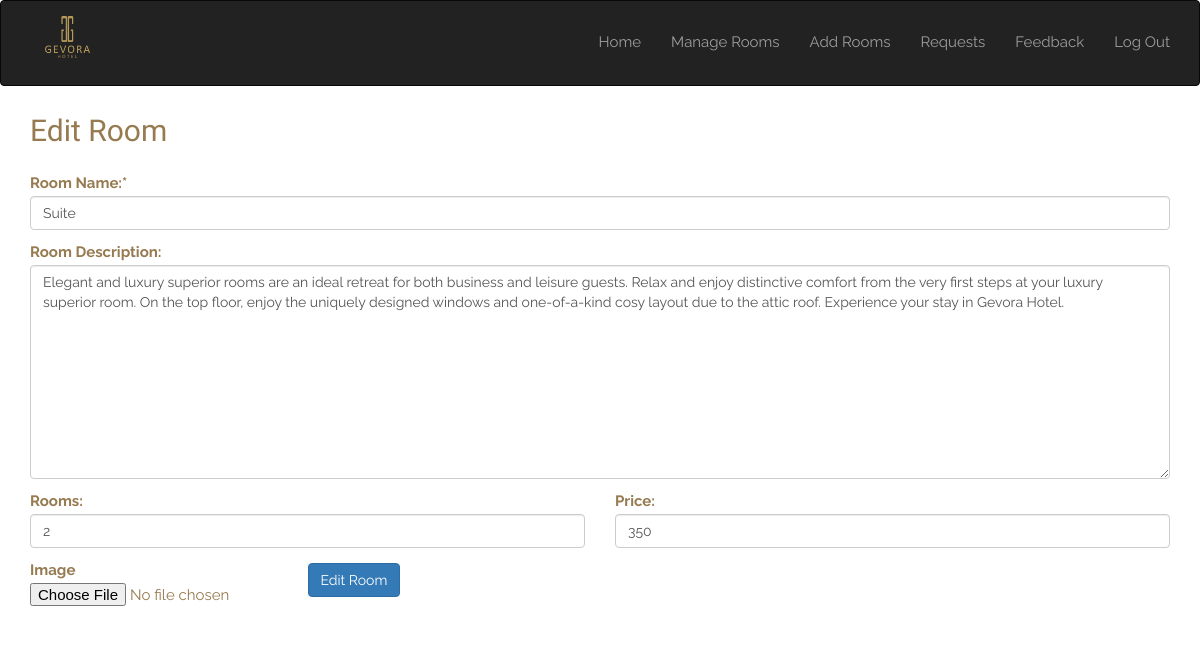
Screenshot of /edit-room.php?id=4 with the database file from the repository.
### tables this page shows
CREATE TABLE `rooms` (
  `id` int(10) NOT NULL,
  `title` varchar(200) NOT NULL,
  `description` varchar(50000) NOT NULL,
  `size` varchar(10) NOT NULL,
  `price` varchar(10) NOT NULL,
  `image1` varchar(20) NOT NULL
);

### edit-room.php (the view, shortened to what this page needs)
  </head>
  <body>
    <div id="wrapper">
<?php require_once('header-admin.php');?>
        <div class="container-fluid body-section container">
            <div class="row">
                <div class="col-md-12">
                    <h2>Edit Room</h2>
                    <?php
                    require_once('db.php');
                    if(isset($_GET['id'])){
                        $t_id = $_GET['id'];
                        $q = "SELECT * FROM rooms WHERE rooms.id = $t_id";
                        $r = mysqli_query($con, $q);
                        $row = mysqli_fetch_array($r);
                        $title = $row['title'];
                        $post_data = $row['description'];
                        $size = $row['size'];
                        $price = $row['price'];
                    }
                    ?>
                    <div class="row">
                        <div class="col-xs-12">
                            <form action="" method="post" enctype="multipart/form-data">
                                <div class="form-group">
                                    <label for="title">Room Name:*</label>
                                    <input type="text" name="title" placeholder="Type Room Title Here" value="<?php if(isset($title)){echo $title;}?>" class="form-control">
                                </div>
                                <div class="form-group">
                                    <label for="title">Room Description:</label>
                                    <textarea name="post-data" id="textarea" rows="10" class="form-control"><?php if(isset($post_data)){echo $post_data;}?></textarea>
                                </div>
                                <div class="row">
                                    <div class="col-md-6">
                                        <div class="form-group">
                                            <label for="size">Rooms:</label>
                                            <input type="text" name="size" placeholder="Number of rooms" value="<?php if(isset($title)){echo $size;}?>" class="form-control">
                                        </div>
                                    </div>
                                    <div class="col-md-6">
                                        <div class="form-group">
                                            <label for="title">Price:</label>
                                            <input type="text" name="price" placeholder="Price per night" value="<?php if(isset($title)){echo $price;}?>" class="form-control">
                                        </div>
                                    </div>
                                </div>
                                <div class="row">
                                    <div class="col-sm-3">
                                        <div class="form-group">
                                            <label for="file">Image</label>
                                            <input type="file" name="image1">
                                        </div>
                                    </div>
                                <input type="submit" class="btn btn-primary" value="Edit Room" name="submit">
                            </form>
                        </div>
                    </div>
                </div>
            </div>
        </div>

### assets/style.css (style rules this page uses)
body { background-color: #fff; font-family: 'Raleway', sans-serif; font-size: 15px; line-height: 15px; color: #967a50; }
h1,h2,h3,h4,h5,h6 { font-family:'Old Standard TT', serif;line-height: 1em;margin: 0; }
h1.title,h2 { font-size: 2em;line-height: 3em; }

### rows the page displays
rooms: title "Suite", post-data "Elegant and luxury superior rooms are an ideal retreat for both business and leisure guests. Relax and enjoy distinctive comfort from the very first steps at your luxury superior room. On the top floor, enjoy the uniquely designed windows and one-of-a-kind cosy layout due to the attic roof. Experience your stay in Gevora Hotel.", size "2", price "350"
